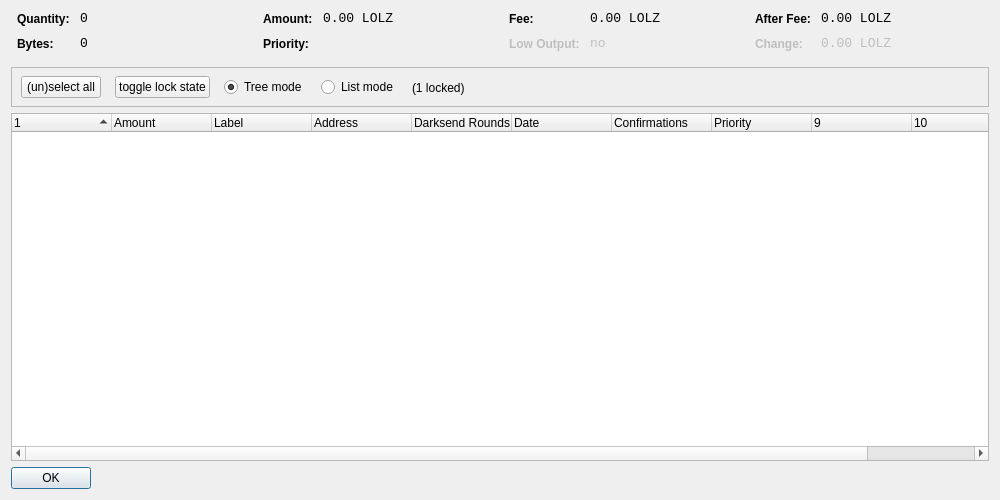
<?xml version="1.0" encoding="UTF-8"?>
<ui version="4.0">
 <class>CoinControlDialog</class>
 <widget class="QDialog" name="CoinControlDialog">
  <property name="geometry">
   <rect>
    <x>0</x>
    <y>0</y>
    <width>1000</width>
    <height>500</height>
   </rect>
  </property>
  <property name="windowTitle">
   <string>Coin Control</string>
  </property>
  <layout class="QVBoxLayout" name="verticalLayout">
   <item>
    <layout class="QHBoxLayout" name="horizontalLayoutTop" stretch="0,0,0,0">
     <property name="topMargin">
      <number>0</number>
     </property>
     <property name="bottomMargin">
      <number>10</number>
     </property>
     <item>
      <layout class="QFormLayout" name="formLayoutCoinControl1">
       <property name="horizontalSpacing">
        <number>10</number>
       </property>
       <property name="verticalSpacing">
        <number>10</number>
       </property>
       <property name="leftMargin">
        <number>6</number>
       </property>
       <property name="rightMargin">
        <number>6</number>
       </property>
       <item row="0" column="0">
        <widget class="QLabel" name="labelCoinControlQuantityText">
         <property name="styleSheet">
          <string notr="true">font-weight:bold;</string>
         </property>
         <property name="text">
          <string>Quantity:</string>
         </property>
        </widget>
       </item>
       <item row="0" column="1">
        <widget class="QLabel" name="labelCoinControlQuantity">
         <property name="font">
          <font>
           <family>Monospace</family>
           <pointsize>10</pointsize>
          </font>
         </property>
         <property name="cursor">
          <cursorShape>IBeamCursor</cursorShape>
         </property>
         <property name="contextMenuPolicy">
          <enum>Qt::ActionsContextMenu</enum>
         </property>
         <property name="text">
          <string notr="true">0</string>
         </property>
         <property name="textInteractionFlags">
          <set>Qt::LinksAccessibleByMouse|Qt::TextSelectableByKeyboard|Qt::TextSelectableByMouse</set>
         </property>
        </widget>
       </item>
       <item row="1" column="0">
        <widget class="QLabel" name="labelCoinControlBytesText">
         <property name="styleSheet">
          <string notr="true">font-weight:bold;</string>
         </property>
         <property name="text">
          <string>Bytes:</string>
         </property>
        </widget>
       </item>
       <item row="1" column="1">
        <widget class="QLabel" name="labelCoinControlBytes">
         <property name="font">
          <font>
           <family>Monospace</family>
           <pointsize>10</pointsize>
          </font>
         </property>
         <property name="cursor">
          <cursorShape>IBeamCursor</cursorShape>
         </property>
         <property name="contextMenuPolicy">
          <enum>Qt::ActionsContextMenu</enum>
         </property>
         <property name="text">
          <string notr="true">0</string>
         </property>
         <property name="textInteractionFlags">
          <set>Qt::LinksAccessibleByMouse|Qt::TextSelectableByKeyboard|Qt::TextSelectableByMouse</set>
         </property>
        </widget>
       </item>
      </layout>
     </item>
     <item>
      <layout class="QFormLayout" name="formLayoutCoinControl2">
       <property name="horizontalSpacing">
        <number>10</number>
       </property>
       <property name="verticalSpacing">
        <number>10</number>
       </property>
       <property name="leftMargin">
        <number>6</number>
       </property>
       <property name="rightMargin">
        <number>6</number>
       </property>
       <item row="0" column="0">
        <widget class="QLabel" name="labelCoinControlAmountText">
         <property name="styleSheet">
          <string notr="true">font-weight:bold;</string>
         </property>
         <property name="text">
          <string>Amount:</string>
         </property>
        </widget>
       </item>
       <item row="0" column="1">
        <widget class="QLabel" name="labelCoinControlAmount">
         <property name="font">
          <font>
           <family>Monospace</family>
           <pointsize>10</pointsize>
          </font>
         </property>
         <property name="cursor">
          <cursorShape>IBeamCursor</cursorShape>
         </property>
         <property name="contextMenuPolicy">
          <enum>Qt::ActionsContextMenu</enum>
         </property>
         <property name="text">
          <string notr="true">0.00 LOLZ</string>
         </property>
         <property name="textInteractionFlags">
          <set>Qt::LinksAccessibleByMouse|Qt::TextSelectableByKeyboard|Qt::TextSelectableByMouse</set>
         </property>
        </widget>
       </item>
       <item row="1" column="0">
        <widget class="QLabel" name="labelCoinControlPriorityText">
         <property name="styleSheet">
          <string notr="true">font-weight:bold;</string>
         </property>
         <property name="text">
          <string>Priority:</string>
         </property>
        </widget>
       </item>
       <item row="1" column="1">
        <widget class="QLabel" name="labelCoinControlPriority">
         <property name="font">
          <font>
           <family>Monospace</family>
           <pointsize>10</pointsize>
          </font>
         </property>
         <property name="cursor">
          <cursorShape>IBeamCursor</cursorShape>
         </property>
         <property name="contextMenuPolicy">
          <enum>Qt::ActionsContextMenu</enum>
         </property>
         <property name="text">
          <string/>
         </property>
         <property name="textInteractionFlags">
          <set>Qt::LinksAccessibleByMouse|Qt::TextSelectableByKeyboard|Qt::TextSelectableByMouse</set>
         </property>
        </widget>
       </item>
      </layout>
     </item>
     <item>
      <layout class="QFormLayout" name="formLayoutCoinControl3">
       <property name="horizontalSpacing">
        <number>10</number>
       </property>
       <property name="verticalSpacing">
        <number>10</number>
       </property>
       <property name="leftMargin">
        <number>6</number>
       </property>
       <property name="rightMargin">
        <number>6</number>
       </property>
       <item row="0" column="0">
        <widget class="QLabel" name="labelCoinControlFeeText">
         <property name="styleSheet">
          <string notr="true">font-weight:bold;</string>
         </property>
         <property name="text">
          <string>Fee:</string>
         </property>
        </widget>
       </item>
       <item row="0" column="1">
        <widget class="QLabel" name="labelCoinControlFee">
         <property name="font">
          <font>
           <family>Monospace</family>
           <pointsize>10</pointsize>
          </font>
         </property>
         <property name="cursor">
          <cursorShape>IBeamCursor</cursorShape>
         </property>
         <property name="contextMenuPolicy">
          <enum>Qt::ActionsContextMenu</enum>
         </property>
         <property name="text">
          <string notr="true">0.00 LOLZ</string>
         </property>
         <property name="textInteractionFlags">
          <set>Qt::LinksAccessibleByMouse|Qt::TextSelectableByKeyboard|Qt::TextSelectableByMouse</set>
         </property>
        </widget>
       </item>
       <item row="1" column="0">
        <widget class="QLabel" name="labelCoinControlLowOutputText">
         <property name="enabled">
          <bool>false</bool>
         </property>
         <property name="styleSheet">
          <string notr="true">font-weight:bold;</string>
         </property>
         <property name="text">
          <string>Low Output:</string>
         </property>
        </widget>
       </item>
       <item row="1" column="1">
        <widget class="QLabel" name="labelCoinControlLowOutput">
         <property name="enabled">
          <bool>false</bool>
         </property>
         <property name="font">
          <font>
           <family>Monospace</family>
           <pointsize>10</pointsize>
          </font>
         </property>
         <property name="cursor">
          <cursorShape>IBeamCursor</cursorShape>
         </property>
         <property name="contextMenuPolicy">
          <enum>Qt::ActionsContextMenu</enum>
         </property>
         <property name="text">
          <string notr="true">no</string>
         </property>
         <property name="textInteractionFlags">
          <set>Qt::LinksAccessibleByMouse|Qt::TextSelectableByKeyboard|Qt::TextSelectableByMouse</set>
         </property>
        </widget>
       </item>
      </layout>
     </item>
     <item>
      <layout class="QFormLayout" name="formLayoutCoinControl4">
       <property name="horizontalSpacing">
        <number>10</number>
       </property>
       <property name="verticalSpacing">
        <number>10</number>
       </property>
       <property name="leftMargin">
        <number>6</number>
       </property>
       <property name="rightMargin">
        <number>6</number>
       </property>
       <item row="0" column="0">
        <widget class="QLabel" name="labelCoinControlAfterFeeText">
         <property name="styleSheet">
          <string notr="true">font-weight:bold;</string>
         </property>
         <property name="text">
          <string>After Fee:</string>
         </property>
        </widget>
       </item>
       <item row="0" column="1">
        <widget class="QLabel" name="labelCoinControlAfterFee">
         <property name="font">
          <font>
           <family>Monospace</family>
           <pointsize>10</pointsize>
          </font>
         </property>
         <property name="cursor">
          <cursorShape>IBeamCursor</cursorShape>
         </property>
         <property name="contextMenuPolicy">
          <enum>Qt::ActionsContextMenu</enum>
         </property>
         <property name="text">
          <string notr="true">0.00 LOLZ</string>
         </property>
         <property name="textInteractionFlags">
          <set>Qt::LinksAccessibleByMouse|Qt::TextSelectableByKeyboard|Qt::TextSelectableByMouse</set>
         </property>
        </widget>
       </item>
       <item row="1" column="0">
        <widget class="QLabel" name="labelCoinControlChangeText">
         <property name="enabled">
          <bool>false</bool>
         </property>
         <property name="styleSheet">
          <string notr="true">font-weight:bold;</string>
         </property>
         <property name="text">
          <string>Change:</string>
         </property>
        </widget>
       </item>
       <item row="1" column="1">
        <widget class="QLabel" name="labelCoinControlChange">
         <property name="enabled">
          <bool>false</bool>
         </property>
         <property name="font">
          <font>
           <family>Monospace</family>
           <pointsize>10</pointsize>
          </font>
         </property>
         <property name="cursor">
          <cursorShape>IBeamCursor</cursorShape>
         </property>
         <property name="contextMenuPolicy">
          <enum>Qt::ActionsContextMenu</enum>
         </property>
         <property name="text">
          <string notr="true">0.00 LOLZ</string>
         </property>
         <property name="textInteractionFlags">
          <set>Qt::LinksAccessibleByMouse|Qt::TextSelectableByKeyboard|Qt::TextSelectableByMouse</set>
         </property>
        </widget>
       </item>
      </layout>
     </item>
    </layout>
   </item>
   <item>
    <widget class="QFrame" name="frame">
     <property name="minimumSize">
      <size>
       <width>0</width>
       <height>40</height>
      </size>
     </property>
     <property name="frameShape">
      <enum>QFrame::StyledPanel</enum>
     </property>
     <property name="frameShadow">
      <enum>QFrame::Sunken</enum>
     </property>
     <widget class="QWidget" name="horizontalLayoutWidget">
      <property name="geometry">
       <rect>
        <x>10</x>
        <y>0</y>
        <width>781</width>
        <height>41</height>
       </rect>
      </property>
      <layout class="QHBoxLayout" name="horizontalLayoutPanel" stretch="0,0,0,0,0">
       <property name="spacing">
        <number>14</number>
       </property>
       <item>
        <widget class="QPushButton" name="pushButtonSelectAll">
         <property name="sizePolicy">
          <sizepolicy hsizetype="Maximum" vsizetype="Fixed">
           <horstretch>0</horstretch>
           <verstretch>0</verstretch>
          </sizepolicy>
         </property>
         <property name="text">
          <string>(un)select all</string>
         </property>
        </widget>
       </item>
        <item>
         <widget class="QPushButton" name="pushButtonToggleLock">
          <property name="sizePolicy">
           <sizepolicy hsizetype="Maximum" vsizetype="Fixed">
            <horstretch>0</horstretch>
            <verstretch>0</verstretch>
           </sizepolicy>
          </property>
          <property name="text">
           <string>toggle lock state</string>
          </property>
          <property name="autoDefault">
           <bool>false</bool>
          </property>
         </widget>
        </item>
       <item>
        <widget class="QRadioButton" name="radioTreeMode">
         <property name="sizePolicy">
          <sizepolicy hsizetype="Maximum" vsizetype="Fixed">
           <horstretch>0</horstretch>
           <verstretch>0</verstretch>
          </sizepolicy>
         </property>
         <property name="text">
          <string>Tree mode</string>
         </property>
         <property name="checked">
          <bool>true</bool>
         </property>
        </widget>
       </item>
       <item>
        <widget class="QRadioButton" name="radioListMode">
         <property name="sizePolicy">
          <sizepolicy hsizetype="Maximum" vsizetype="Fixed">
           <horstretch>0</horstretch>
           <verstretch>0</verstretch>
          </sizepolicy>
         </property>
         <property name="text">
          <string>List mode</string>
         </property>
        </widget>
       </item>
        <item>
         <widget class="QLabel" name="labelLocked">
          <property name="text">
           <string>(1 locked)</string>
          </property>
         </widget>
        </item>
       <item>
        <spacer name="horizontalSpacer">
         <property name="orientation">
          <enum>Qt::Horizontal</enum>
         </property>
         <property name="sizeHint" stdset="0">
          <size>
           <width>40</width>
           <height>20</height>
          </size>
         </property>
        </spacer>
       </item>
      </layout>
     </widget>
    </widget>
   </item>
   <item>
    <widget class="CoinControlTreeWidget" name="treeWidget">
     <property name="contextMenuPolicy">
      <enum>Qt::CustomContextMenu</enum>
     </property>
     <property name="sortingEnabled">
      <bool>false</bool>
     </property>
     <property name="columnCount">
      <number>11</number>
     </property>
     <attribute name="headerShowSortIndicator" stdset="0">
      <bool>true</bool>
     </attribute>
     <attribute name="headerStretchLastSection">
      <bool>false</bool>
     </attribute>
     <column>
      <property name="text">
       <string/>
      </property>
     </column>
     <column>
      <property name="text">
       <string>Amount</string>
      </property>
     </column>
     <column>
      <property name="text">
       <string>Label</string>
      </property>
     </column>
     <column>
      <property name="text">
       <string>Address</string>
      </property>
     </column>
     <column>
      <property name="text">
       <string>Darksend Rounds</string>
      </property>
    </column>
     <column>
      <property name="text">
       <string>Date</string>
      </property>
     </column>
     <column>
      <property name="text">
       <string>Confirmations</string>
      </property>
      <property name="toolTip">
       <string>Confirmed</string>
      </property>
     </column>
     <column>
      <property name="text">
       <string>Priority</string>
      </property>
     </column>
     <column>
      <property name="text">
       <string/>
      </property>
     </column>
     <column>
      <property name="text">
       <string/>
      </property>
     </column>
     <column>
      <property name="text">
       <string/>
      </property>
     </column>
     <column>
      <property name="text">
       <string/>
      </property>
     </column>
    </widget>
   </item>
   <item>
    <widget class="QDialogButtonBox" name="buttonBox">
     <property name="sizePolicy">
      <sizepolicy hsizetype="Maximum" vsizetype="Fixed">
       <horstretch>0</horstretch>
       <verstretch>0</verstretch>
      </sizepolicy>
     </property>
     <property name="orientation">
      <enum>Qt::Horizontal</enum>
     </property>
     <property name="standardButtons">
      <set>QDialogButtonBox::Ok</set>
     </property>
    </widget>
   </item>
  </layout>
 </widget>
 <customwidgets>
  <customwidget>
   <class>CoinControlTreeWidget</class>
   <extends>QTreeWidget</extends>
   <header>coincontroltreewidget.h</header>
  </customwidget>
 </customwidgets>
 <resources/>
 <connections/>
</ui>
